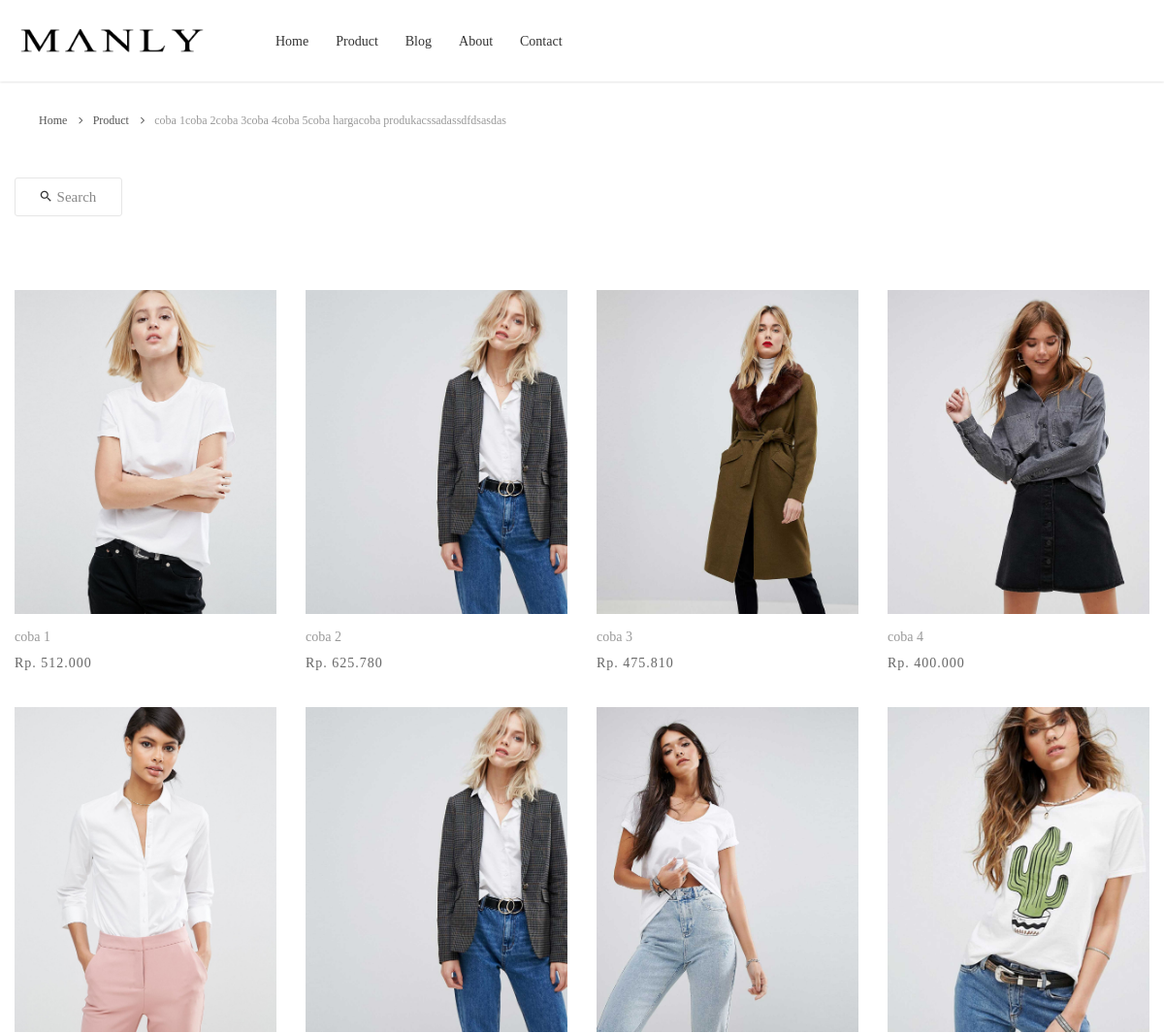
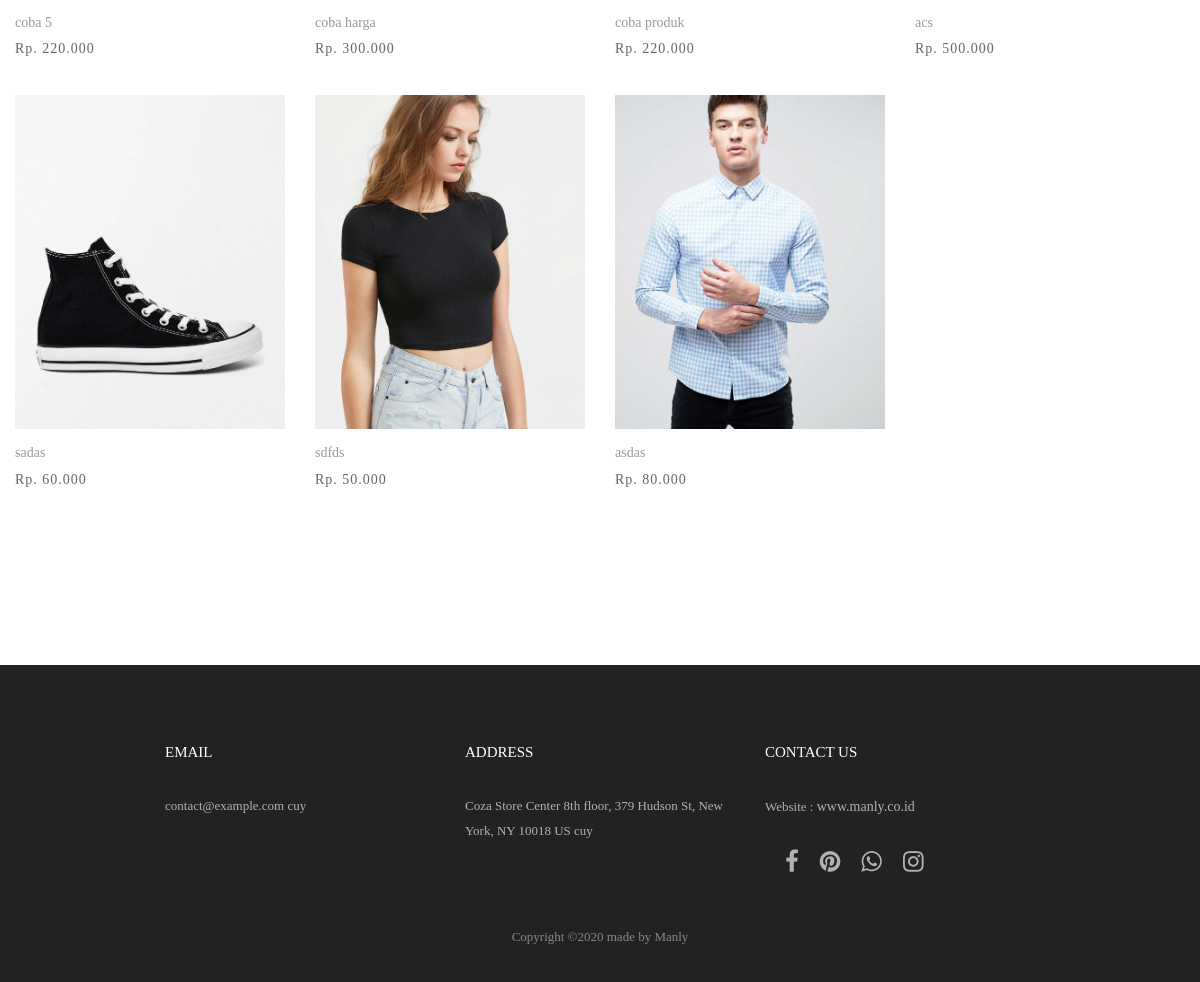
The page /index.php/shop/search on the database its author committed (2 pictures, top to bottom).
### tables this page shows
CREATE TABLE `tb_produk` (
  `id_produk` int(11) NOT NULL,
  `tanggal_post` timestamp NOT NULL DEFAULT current_timestamp() ON UPDATE current_timestamp(),
  `nama_produk` varchar(100) NOT NULL,
  `harga_produk` int(11) NOT NULL,
  `deskripsi_produk` text NOT NULL,
  `stok_produk` int(11) NOT NULL,
  `foto_produk` varchar(40) NOT NULL
);

CREATE TABLE `tb_kontak` (
  `id_kontak` int(11) NOT NULL,
  `gambar_header` varchar(50) NOT NULL,
  `alamat` varchar(100) NOT NULL,
  `no_hp` varchar(14) NOT NULL,
  `email` varchar(50) NOT NULL
);

### application/controllers/Shop.php (called while the page is built, shortened)
<?php
class Shop extends CI_Controller {
	function __construct(){
		$this->load->model('Backend/M_produk');
    $this->load->model('Backend/M_kategori');
	}
	function search(){
    $home = $this->db->get('tb_home',1)->row();
    $data['favicon'] = $home->favicon;
    $data['logo_header'] = $home->logo_header;
		$keyword = $this->input->post('keyword');
		$data['products']=$this->M_produk->search_product($keyword);
    $data['kategori'] = $this->M_kategori->get_all_category();
    $kontak = $this->db->get('tb_kontak',1)->row();
    $data['alamat'] = $kontak->alamat;
    $data['no_hp'] = $kontak->no_hp;
    $data['email'] = $kontak->email;
		$this->load->view('Frontend/cari_produk',$data);
		$this->load->view('Frontend/templates/footer.php');
	}
}

### index.php (called while the page is built, shortened)
<?php
require_once BASEPATH.'core/CodeIgniter.php';

### application/models/Backend/M_produk.php (called while the page is built, shortened)
<?php
class M_produk extends CI_Model{
  function search_product($keyword)
  {
		$this->db->select('*');
		$this->db->from('tb_produk');
		$this->db->like('nama_produk',$keyword);
		$this->db->or_like('deskripsi_produk',$keyword);
		return $this->db->get()->result();
	}
}

### application/views/Frontend/cari_produk.php (the view, shortened to what this page needs)
<!DOCTYPE html>
<html lang="en">
<head>
	<link rel="stylesheet" type="text/css" href="<?php echo base_url('assets/front/vendor/bootstrap/css/bootstrap.min.css')?>">
	<link rel="stylesheet" type="text/css" href="<?php echo base_url('assets/front/fonts/font-awesome-4.7.0/css/font-awesome.min.css')?>">
	<link rel="stylesheet" type="text/css" href="<?php echo base_url('assets/front/fonts/iconic/css/material-design-iconic-font.min.css')?>">
	<link rel="stylesheet" type="text/css" href="<?php echo base_url('assets/front/fonts/linearicons-v1.0.0/icon-font.min.css')?>">
	<link rel="stylesheet" type="text/css" href="<?php echo base_url('assets/front/vendor/animate/animate.css')?>">
	<link rel="stylesheet" type="text/css" href="<?php echo base_url('assets/front/vendor/css-hamburgers/hamburgers.min.css')?>">
	<link rel="stylesheet" type="text/css" href="<?php echo base_url('assets/front/vendor/animsition/css/animsition.min.css')?>">
	<link rel="stylesheet" type="text/css" href="<?php echo base_url('assets/front/vendor/select2/select2.min.css')?>">
	<link rel="stylesheet" type="text/css" href="<?php echo base_url('assets/front/vendor/daterangepicker/daterangepicker.css')?>">
	<link rel="stylesheet" type="text/css" href="<?php echo base_url('assets/front/vendor/slick/slick.css')?>">
	<link rel="stylesheet" type="text/css" href="<?php echo base_url('assets/front/vendor/MagnificPopup/magnific-popup.css')?>">
	<link rel="stylesheet" type="text/css" href="<?php echo base_url('assets/front/vendor/perfect-scrollbar/perfect-scrollbar.css')?>">
	<link rel="stylesheet" type="text/css" href="<?php echo base_url('assets/front/css/util.css')?>">
	<link rel="stylesheet" type="text/css" href="<?php echo base_url('assets/front/css/main.css')?>">
</head>
<body class="animsition">
	<header class="header-v2">
		<div class="container-menu-desktop">
			<div class="wrap-menu-desktop how-shadow1">
				<nav class="limiter-menu-desktop container">
					<a href="<?php echo base_url('home')?>" class="logo">
            <img src="<?php echo base_url().'/assets/images/theme/'.$logo_header;?>" alt="IMG-LOGO" width="200px">
          </a>
					<div class="menu-desktop">
						<ul class="main-menu">
							<li>
								<a href="<?php echo base_url('home')?>">Home</a>
							</li>
							<li>
								<a href="<?php echo base_url('shop')?>">Product</a>
							</li>
							<li>
								<a href="<?php echo base_url('blog')?>">Blog</a>
							</li>
							<li>
								<a href="<?php echo base_url('about')?>">About</a>
							</li>
							<li>
								<a href="<?php echo base_url('contact')?>">Contact</a>
							</li>
						</ul>
					</div>
				</nav>
			</div>
		</div>
	</header>
  <div class="container">
    <div class="bread-crumb flex-w p-l-25 p-r-15 p-t-30 p-lr-0-lg">
      <a href="<?php echo site_url('home');?>" class="stext-109 cl8 hov-cl1 trans-04">
        Home
        <i class="fa fa-angle-right m-l-9 m-r-10" aria-hidden="true"></i>
      </a>
      <a href="<?php echo site_url('shop');?>" class="stext-109 cl8 hov-cl1 trans-04">
        Product
        <i class="fa fa-angle-right m-l-9 m-r-10" aria-hidden="true"></i>
      </a>
      <?php foreach ($products as $row):?>
        <span class="stext-109 cl4">
          <?php echo $row->nama_produk;?>
        </span>
      <?php endforeach; ?>
    </div>
  </div>
  <div class="bg0 m-t-23 p-b-140">
    <div class="container">
      <div class="flex-w flex-sb-m p-b-52">
        <div class="flex-w flex-l-m filter-tope-group m-tb-10">
          <div class="flex-w flex-c-m m-tb-10">
            <div class="flex-c-m stext-106 cl6 size-105 bor4 pointer hov-btn3 trans-04 m-tb-4 js-show-search">
              <i class="icon-search cl2 m-r-6 fs-15 trans-04 zmdi zmdi-search"></i>
              Search
            </div>
          </div>
        </div>
      </div>
      <div class="row isotope-grid">
        <?php foreach ($products as $row):?>
        <div class="col-sm-6 col-md-4 col-lg-3 p-b-35 isotope-item">
          <div class="block2">
            <div class="block2-pic hov-img0">
              <img src="<?php echo base_url().'assets/images/produk/'.$row->foto_produk;?>" alt="IMG-PRODUCT">
            </div>
            <div class="block2-txt flex-w flex-t p-t-14">
              <div class="block2-txt-child1 flex-col-l ">
                <a href="<?php echo site_url('Shop/detail/'.$row->id_produk);?>" class="stext-104 cl4 hov-cl1 trans-04 js-name-b2 p-b-6">
                  <?php echo $row->nama_produk;?>
                </a>
                <span class="stext-105 cl3">
                  <?php $angka = $row->harga_produk;
                    echo 'Rp. '. number_format($angka, 0, '', '.');
                  ?>
                </span>
              </div>
            </div>
          </div>
        </div>
        <?php endforeach;?>
      </div>
    </div>
  </div>
</body>

### application/views/Frontend/templates/footer.php (shortened to what this page needs)
<footer class="bg3 p-t-75 p-b-32">
		<div class="container">
			<div class="row justify-content-center">
				<div class="col-xs-3 col-sm-3 col-lg-3 p-b-50">
					<h4 class="stext-301 cl0 p-b-30">
						Email
          </h4>
					<ul>
						<li class="p-b-10">
							<a href="#" class="stext-107 cl7 hov-cl1 trans-04">
								<?php echo $email; ?>
							</a>
						</li>
          </ul>
				</div>
				<div class="col-xs-3 col-sm-3 col-lg-3 p-b-50">
					<h4 class="stext-301 cl0 p-b-30">
						Address
					</h4>
					<p class="stext-107 cl7 size-300">
						<?php echo $alamat; ?>
					</p>
				</div>
        <div class="col-xs-3 col-sm-3 col-lg-3 p-b-50">
          <h4 class="stext-301 cl0 p-b-30">
            Contact Us
          </h4>
          <p class="stext-107 cl7 size-300">Website :
            <a class="fs-14 cl7 hov-cl1 trans-04 m-r-16" href="http://manly.co.id/home" > www.manly.co.id</a>
          </p>
          <div class="p-t-27" style="margin-left: 20px;">
            <a href="https://web.facebook.com/ManlyShirt/" class="fs-18 cl7 hov-cl1 trans-04 m-r-16">
              <i class="fa fa-lg fa-facebook"></i>
            </a>
             <a href="https://id.pinterest.com/manlycollection/" class="fs-18 cl7 hov-cl1 trans-04 m-r-16">
              <i class="fa fa-lg fa-pinterest"></i>
            </a>
            <a href="https://api.whatsapp.com/send?phone=<?php echo $no_hp ?>" class="fs-18 cl7 hov-cl1 trans-04 m-r-16">
              <i class="fa fa-lg fa-whatsapp"></i>
            </a>
            <a href="https://www.instagram.com/kemejamanly/?hl=id" class="fs-18 cl7 hov-cl1 trans-04 m-r-16">
              <i class="fa fa-lg fa-instagram"></i>
            </a>
          </div>
        </div>
			</div>
				<p class="stext-107 cl6 txt-center">
Copyright &copy;<script>document.write(new Date().getFullYear());</script> made by <span>Manly</span>
				</p>
			</div>
	</footer>
</body>
</html>

### assets/front/css/main.css (style rules this page uses)
.container { max-width: 1380px; }
@media (max-width: 1600px) { .container { max-width: 1200px; } }
.container-menu-desktop { height: auto; width: 100%; position: relative; -webkit-transition: all 0.3s; -o-transition: all 0.3s; -moz-transition: all 0.3s; transition: all 0.3s; }
.header-v2 .container-menu-desktop { height: 84px; }
.wrap-menu-desktop { position: fixed; z-index: 1100; background-color: transparent; width: 100%; height: 84px; left: 0px; -webkit-transition: height 0.3s, background-color 0.3s; -o-transition: height 0.3s, background-color 0.3s; -moz-transition: height 0.3s, background-color 0.3s; transition: height 0.3s, background-color 0.3s; }
.header-v2 .wrap-menu-desktop { background-color: #fff; top: 0; }
.limiter-menu-desktop { height: 100%; display: -webkit-box; display: -webkit-flex; display: -moz-box; display: -ms-flexbox; display: flex; align-items: center; background-color: transparent; }
.logo { display: -webkit-box; display: -webkit-flex; display: -moz-box; display: -ms-flexbox; display: flex; align-items: center; height: 65%; margin-right: 55px; }
.logo img { max-width: 100%; max-height: 100%; }
.menu-desktop { display: -webkit-box; display: -webkit-flex; display: -moz-box; display: -ms-flexbox; display: flex; align-items: center; height: 100%; }
.main-menu { list-style-type: none; margin: 0; display: -webkit-box; display: -webkit-flex; display: -moz-box; display: -ms-flexbox; display: flex; align-items: center; }
.main-menu > li { display: block; position: relative; padding: 20px 10px 20px 0px; margin: 0px 4px 0px 14px; }
.main-menu > li > a { font-family: Gotham-Medium; font-size: 14px; color: #333; padding: 5px 0px; transition: all 0.4s; -webkit-transition: all 0.4s; -o-transition: all 0.4s; -moz-transition: all 0.4s; }
.block2-pic { position: relative; }
.block2-txt-child1 { width: calc(100% - 30px); }
.cl0 { color: #fff; }
.cl2 { color: #333; }
.cl3 { color: #666; }
.cl4 { color: #999; }
.cl6 { color: #888; }
.cl7 { color: #b2b2b2; }
.cl8 { color: #555; }
.stext-104 { font-family: Gotham-Medium; font-size: 14px; line-height: 1.466667; }
.stext-105 { font-family: Gotham-Medium; font-size: 14px; line-height: 1.466667; letter-spacing: 1px; }
.stext-106 { font-family: Gotham-Medium; font-size: 15px; line-height: 1.2; }
.stext-107 { font-family: Gotham-Medium; font-size: 13px; line-height: 1.923; }
.stext-109 { font-family: Gotham-Medium; font-size: 12px; line-height: 1.833333; }
.stext-301 { font-family: Gotham-Medium; font-size: 15px; line-height: 1.6; text-transform: uppercase; }
.size-105 { min-width: 111px; height: 40px; }
.bg0 { background-color: #fff; }
.bg3 { background-color: #222; }
.bor4 { border: 1px solid #e6e6e6; border-radius: 3px; }
.how-shadow1 { box-shadow: 0 0px 3px 0px rgba(0,0,0,0.2); -moz-box-shadow: 0 0px 3px 0px rgba(0,0,0,0.2); -webkit-box-shadow: 0 0px 3px 0px rgba(0,0,0,0.2); -o-box-shadow: 0 0px 3px 0px rgba(0,0,0,0.2); -ms-box-shadow: 0 0px 3px 0px rgba(0,0,0,0.2); }
.hov-img0 { display: block; overflow: hidden; }
.hov-img0 img { width: 100%; -webkit-transition: transform 0.9s ease; -o-transition: transform 0.9s ease; -moz-transition: transform 0.9s ease; transition: transform 0.9s ease; }

### rows shown on the page
tb_produk: nama_produk "coba 1", foto_produk (picture), harga_produk "512.000"
tb_produk: nama_produk "coba 2", foto_produk (picture), harga_produk "625.780"
tb_produk: nama_produk "coba 3", foto_produk (picture), harga_produk "475.810"
tb_produk: nama_produk "coba 4", foto_produk (picture), harga_produk "400.000"
tb_produk: nama_produk "coba 5", foto_produk (picture), harga_produk "220.000"
tb_produk: nama_produk "coba harga", foto_produk (picture), harga_produk "300.000"
tb_produk: nama_produk "coba produk", foto_produk (picture), harga_produk "220.000"
tb_produk: nama_produk "acs", foto_produk (picture), harga_produk "500.000"
tb_produk: nama_produk "sadas", foto_produk (picture), harga_produk "60.000"
tb_produk: nama_produk "sdfds", foto_produk (picture), harga_produk "50.000"
tb_produk: nama_produk "asdas", foto_produk (picture), harga_produk "80.000"
tb_kontak: email "contact@example.com cuy", alamat "Coza Store Center 8th floor, 379 Hudson St, New York, NY 10018 US cuy"
